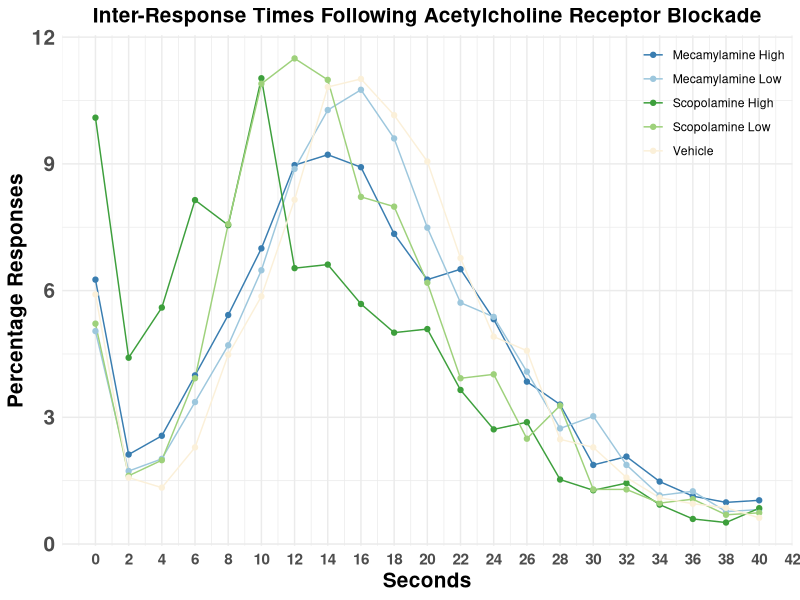
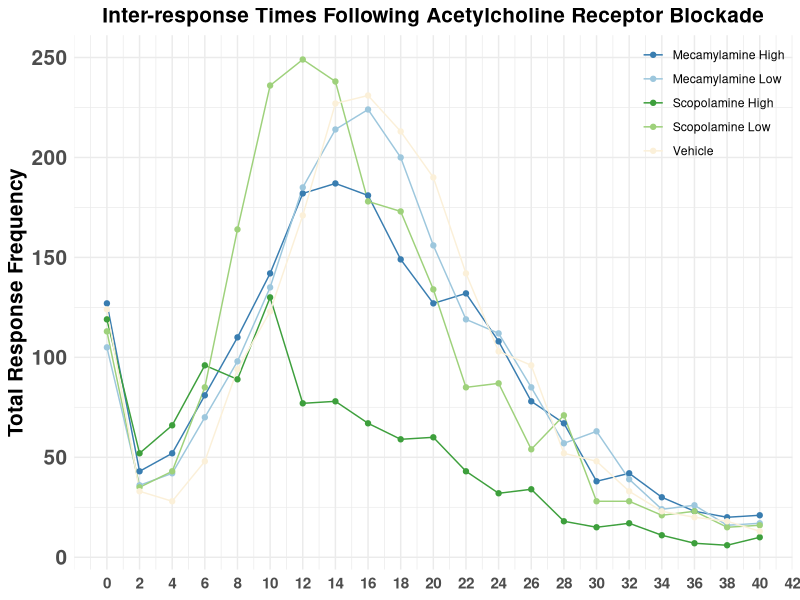

R code for these plots, in order:
## ---- chunk 1
library(readxl)
library(tidyverse)

IM_DD1_ArrayC_clean <- read_excel("data/fyp/IRT/IM_DD1_ArrayC_clean.xlsx")
IM_DD2_ArrayC_clean <- read_excel("data/fyp/IRT/IM_DD2_ArrayC_clean.xlsx")
IM_DD3_ArrayC_clean <- read_excel("data/fyp/IRT/IM_DD3_ArrayC_clean.xlsx")
IM_DD4_ArrayC_clean <- read_excel("data/fyp/IRT/IM_DD4_ArrayC_clean.xlsx")
IM_DD5_ArrayC_clean <- read_excel("data/fyp/IRT/IM_DD5_ArrayC_clean.xlsx")
## ---- chunk 2
# combine Carray data from all five days
IM_Carray_all_clean <- bind_rows(IM_DD1_ArrayC_clean, IM_DD2_ArrayC_clean, IM_DD3_ArrayC_clean, IM_DD4_ArrayC_clean, IM_DD5_ArrayC_clean)

# check the dataset to make sure there's no wierd rows
table(IM_Carray_all_clean$Subject)
IM_Carray_all_clean %>%
  count(Carray == 0)

# all looks good! Now change the column name to something more intuitive
IM_Carray_all_clean <- IM_Carray_all_clean %>%
  rename(
    Day = Experiment
  )
## ---- chunk 3
IM_Carray_all_clean$Drug <- ifelse(IM_Carray_all_clean$Drug %in% c("M_HI", "MEC_HI", "MEC-HI"), "M_HIGH", IM_Carray_all_clean$Drug)
IM_Carray_all_clean$Drug <- ifelse(IM_Carray_all_clean$Drug %in% c("M_LO", "MEC_LO", "MEC-LO", "MEC-LOW"), "M_LOW", IM_Carray_all_clean$Drug)
IM_Carray_all_clean$Drug <- ifelse(IM_Carray_all_clean$Drug %in% c("S_HI", "SCOP_HI", "SCOP-HI"), "S_HIGH", IM_Carray_all_clean$Drug)
IM_Carray_all_clean$Drug <- ifelse(IM_Carray_all_clean$Drug %in% c("S_LO", "SCOP_LO", "SCOP-LOW", "SCP-LOW", "SCOP-LO"), "S_LOW", IM_Carray_all_clean$Drug)

# exclude IM10, who had some brain damage per histology
IM_Carray_all_clean <- IM_Carray_all_clean %>%
  filter(Subject != "IM10")

# check
table(IM_Carray_all_clean$Drug)
## ---- chunk 4
# Separate the 'Carray' column into 'Time' and 'Event.'
IM_Carray_all_clean <- IM_Carray_all_clean %>%
  separate(Carray, into = c("Time", "Event"), sep = "\\.")

IM_Carray_all_clean$Time <- as.numeric(IM_Carray_all_clean$Time)
IM_Carray_all_clean$Time <- IM_Carray_all_clean$Time / 100

# check again, there should be no 4 in the Event row
table(IM_Carray_all_clean$Event)
# looks good!

# now export the dataset for future use
write_rds(IM_Carray_all_clean, "data/fyp/IM_Carray_all_clean.rds")

# most importantly! We need to filter out all rows that are not lever presses! Forgetting to do so before caused me to plot the wrong plot! Because I treated all events as lever presses!
IM_Carray_all_clean <- IM_Carray_all_clean %>%
  filter(Event == 1)
## ---- chunk 5
#calculate the inter-response time
IM_Carray_all_clean <- IM_Carray_all_clean %>%
  group_by(Subject, Day) %>%
  mutate(Interval = c(0, diff(Time))) %>%
  ungroup()

# check if there is any weird data points 
IM_Carray_all_clean %>%
  filter(Interval < 0) %>%
  count()
# looks good! no negative intervals!
IM_Carray_all_clean %>%
  filter(Interval == 0) %>%
  count()
# a lot of 0s, but I guess it makes sense that sometimes rats press levers a few times in a row

# examines intervals descriptively
interval_count <- IM_Carray_all_clean %>%
  group_by(Drug) %>%
  mutate(Interval = round(Interval)) %>%
  count(Interval)
## ---- chunk 6
# Create bins for intervals with a width of 2
IM_Carray_all_clean <- IM_Carray_all_clean %>%
  mutate(IntervalBin = floor(Interval / 2) * 2)  # Creates bins of width 2

# Calculate frequency of intervals within each bin and drug condition
bins <- IM_Carray_all_clean %>%
  group_by(Drug, IntervalBin) %>%
  summarise(Frequency = n(), .groups = "drop")

# calculate percentage
bins <- bins %>%
  group_by(Drug) %>%
  mutate(Percentage = Frequency / sum(Frequency) * 100)  # Calculate percentage
## ---- chunk 7
# Create the percentage plot
bins %>%
  filter(IntervalBin <= 40) %>%
ggplot(aes(x = IntervalBin, y = Percentage, color = Drug, group = Drug)) +
  geom_line() +  # Add lines to the plot
  geom_point() +  # Optionally add points to show the frequency at each bin
  labs(
    title = "Inter-Response Times Following Acetylcholine Receptor Blockade",
    x = "Seconds",
    y = "Percentage Responses",
    color = NULL
  ) +
  scale_color_manual(
    values = c("M_HIGH" = "#397DB0", "M_LOW" = "#9DC7DD", "VEH" = "#fbf0d9", 
               "S_LOW" = "#9ED17B", "S_HIGH" = "#3D9F3C"),  # Custom colors
    labels = c("M_HIGH" = "Mecamylamine High", 
               "M_LOW" = "Mecamylamine Low", 
               "VEH" = "Vehicle", 
               "S_LOW" = "Scopolamine Low", 
               "S_HIGH" = "Scopolamine High")
  ) +
  theme_minimal() +
  scale_x_continuous(breaks = seq(min(bins$IntervalBin), max(bins$IntervalBin), by = 2)) +  # Set x-axis breaks at intervals of 2
  theme(
    legend.position = c(1, 1),  # Position the legend at the top-right corner
    legend.justification = c(1, 1),  # Align the legend to the top-right corner
    axis.text.x = element_text(size = 11, face = "bold"), 
    axis.text.y = element_text(size = 15, face = "bold"),  
    axis.title.x = element_text(face = "bold", size = 15), 
    axis.title.y = element_text(face = "bold", size = 15), 
    plot.title = element_text(hjust = 0.5, size = 15, face = "bold")
  )

# Create the Frequency plot
bins %>%
  filter(IntervalBin <= 40) %>%
ggplot(aes(x = IntervalBin, y = Frequency, color = Drug, group = Drug)) +
  geom_line() +  # Add lines to the plot
  geom_point() +  # Optionally add points to show the frequency at each bin
  labs(
    title = "Inter-response Times Following Acetylcholine Receptor Blockade",
    x = NULL,
    y = "Total Response Frequency",
    color = NULL
  ) +
  scale_color_manual(
    values = c("M_HIGH" = "#397DB0", "M_LOW" = "#9DC7DD", "VEH" = "#fbf0d9", 
               "S_LOW" = "#9ED17B", "S_HIGH" = "#3D9F3C"),  # Custom colors
    labels = c("M_HIGH" = "Mecamylamine High", 
               "M_LOW" = "Mecamylamine Low", 
               "VEH" = "Vehicle", 
               "S_LOW" = "Scopolamine Low", 
               "S_HIGH" = "Scopolamine High")
  ) +
  theme_minimal() +
  scale_x_continuous(breaks = seq(min(bins$IntervalBin), max(bins$IntervalBin), by = 2)) +  # Set x-axis breaks at intervals of 2
  theme(
    legend.position = c(1, 1),  # Position the legend at the top-right corner
    legend.justification = c(1, 1),  # Align the legend to the top-right corner
    axis.text.x = element_text(size = 11, face = "bold"), 
    axis.text.y = element_text(size = 15, face = "bold"),  
    axis.title.x = element_text(face = "bold", size = 15), 
    axis.title.y = element_text(face = "bold", size = 15), 
    plot.title = element_text(hjust = 0.5, size = 15, face = "bold")
  )
